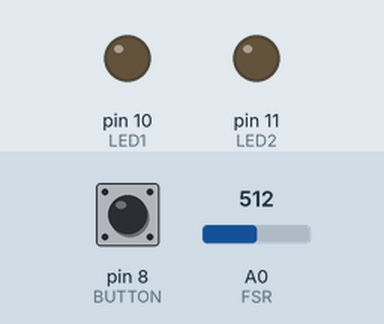
Recording of a sketch running on a simulated Arduino Uno, built with avr-gcc and run on an emulated ATmega328P. Parts: output pins drawn as LEDs (lit = HIGH). The test bench sets the inputs (shaded band); at power-on: A0 (FSR) = 512, pin 8 (BUTTON) HIGH. What the sketch prints to the serial monitor is not drawn.

Above: at 1.2 s.
1.3 s: A0 (FSR) set to 263
3.0 s: A0 (FSR) set to 233
At 3.4 s:
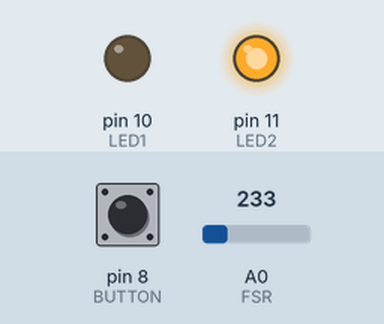
Timing chart, 0 to 6.0 s (numbered marks = the images above; inputs shaded):
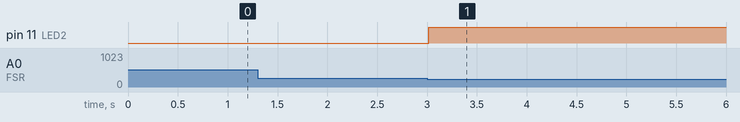

The sketch:

finalArduToPro.ino
```cpp
const int FSR = A0;
const int BUTTON = 8 ;
const int LED1= 10;
const int LED2=11;

int fsrreading;
int button_val = 0;
int fsr_val=0;

int LEDState = LOW;         // tracks current state of LED pin
int buttonState = LOW;             // tracks current reading of button pin


void setup() {
 pinMode(BUTTON, INPUT_PULLUP);  // initialize pushbutton pin as an input.
 pinMode(FSR,INPUT);
 pinMode(LED1, OUTPUT);
 pinMode(LED2, OUTPUT);// initialize LED pin as an output
 Serial.begin(9600);
}

void loop() {
button_val = digitalRead(BUTTON);
int fsrreading = analogRead(FSR);
//fsr_val= analogRead(FSR);
//analogWrite(LED1,fsrreading/4);

Serial.write(fsrreading);
delay(10);

  if (buttonState == HIGH && fsrreading >250) { // if button is pressed (voltage received on pin 2)
    Serial.println(" - Trap");
    digitalWrite(LED1, HIGH);
    digitalWrite(LED2,LOW);// send voltage to LED pin

  } else if (buttonState==LOW && fsrreading<250){   //otherwise
    Serial.println(" - No Trap");
    digitalWrite(LED1, LOW);
    digitalWrite(LED2,HIGH);
  }

}
```

Measured:
- the behaviour switches between 250 and 249 on A0 (FSR) (found by bisection; images 0 and 1)
- after the input at 1.3 s, every drawn part: stays the same
- after the input at 3.0 s, pin 11 (LED2): LOW → HIGH at once
